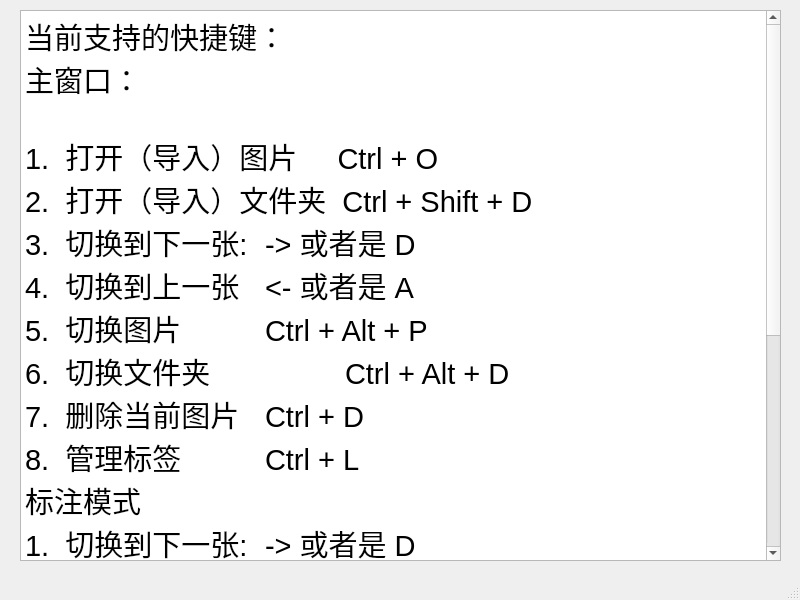
<?xml version="1.0" encoding="UTF-8"?>
<ui version="4.0">
 <class>helpAndCheck</class>
 <widget class="QMainWindow" name="helpAndCheck">
  <property name="geometry">
   <rect>
    <x>0</x>
    <y>0</y>
    <width>800</width>
    <height>600</height>
   </rect>
  </property>
  <property name="windowTitle">
   <string>MainWindow</string>
  </property>
  <widget class="QWidget" name="centralwidget">
   <widget class="QTextBrowser" name="textBrowser">
    <property name="geometry">
     <rect>
      <x>20</x>
      <y>10</y>
      <width>761</width>
      <height>551</height>
     </rect>
    </property>
    <property name="html">
     <string>&lt;!DOCTYPE HTML PUBLIC &quot;-//W3C//DTD HTML 4.0//EN&quot; &quot;http://www.w3.org/TR/REC-html40/strict.dtd&quot;&gt;
&lt;html&gt;&lt;head&gt;&lt;meta name=&quot;qrichtext&quot; content=&quot;1&quot; /&gt;&lt;meta charset=&quot;utf-8&quot; /&gt;&lt;style type=&quot;text/css&quot;&gt;
p, li { white-space: pre-wrap; }
hr { height: 1px; border-width: 0; }
li.unchecked::marker { content: &quot;\2610&quot;; }
li.checked::marker { content: &quot;\2612&quot;; }
&lt;/style&gt;&lt;/head&gt;&lt;body style=&quot; font-family:'Microsoft YaHei UI'; font-size:9pt; font-weight:400; font-style:normal;&quot;&gt;
&lt;p style=&quot; margin-top:0px; margin-bottom:0px; margin-left:0px; margin-right:0px; -qt-block-indent:0; text-indent:0px;&quot;&gt;&lt;span style=&quot; font-size:22pt;&quot;&gt;当前支持的快捷键：&lt;/span&gt;&lt;/p&gt;
&lt;p style=&quot; margin-top:0px; margin-bottom:0px; margin-left:0px; margin-right:0px; -qt-block-indent:0; text-indent:0px;&quot;&gt;&lt;span style=&quot; font-size:22pt;&quot;&gt;主窗口：&lt;/span&gt;&lt;/p&gt;
&lt;p style=&quot;-qt-paragraph-type:empty; margin-top:0px; margin-bottom:0px; margin-left:0px; margin-right:0px; -qt-block-indent:0; text-indent:0px; font-size:22pt;&quot;&gt;&lt;br /&gt;&lt;/p&gt;
&lt;p style=&quot; margin-top:0px; margin-bottom:0px; margin-left:0px; margin-right:0px; -qt-block-indent:0; text-indent:0px;&quot;&gt;&lt;span style=&quot; font-size:22pt;&quot;&gt;1.  打开（导入）图片     Ctrl + O&lt;/span&gt;&lt;/p&gt;
&lt;p style=&quot; margin-top:0px; margin-bottom:0px; margin-left:0px; margin-right:0px; -qt-block-indent:0; text-indent:0px;&quot;&gt;&lt;span style=&quot; font-size:22pt;&quot;&gt;2.  打开（导入）文件夹  Ctrl + Shift + D&lt;/span&gt;&lt;/p&gt;
&lt;p style=&quot; margin-top:0px; margin-bottom:0px; margin-left:0px; margin-right:0px; -qt-block-indent:0; text-indent:0px;&quot;&gt;&lt;span style=&quot; font-size:22pt;&quot;&gt;3.  切换到下一张: 	-&amp;gt; 或者是 D&lt;/span&gt;&lt;/p&gt;
&lt;p style=&quot; margin-top:0px; margin-bottom:0px; margin-left:0px; margin-right:0px; -qt-block-indent:0; text-indent:0px;&quot;&gt;&lt;span style=&quot; font-size:22pt;&quot;&gt;4.  切换到上一张	&amp;lt;- 或者是 A&lt;/span&gt;&lt;/p&gt;
&lt;p style=&quot; margin-top:0px; margin-bottom:0px; margin-left:0px; margin-right:0px; -qt-block-indent:0; text-indent:0px;&quot;&gt;&lt;span style=&quot; font-size:22pt;&quot;&gt;5.  切换图片		Ctrl + Alt + P&lt;/span&gt;&lt;/p&gt;
&lt;p style=&quot; margin-top:0px; margin-bottom:0px; margin-left:0px; margin-right:0px; -qt-block-indent:0; text-indent:0px;&quot;&gt;&lt;span style=&quot; font-size:22pt;&quot;&gt;6.  切换文件夹		Ctrl + Alt + D&lt;/span&gt;&lt;/p&gt;
&lt;p style=&quot; margin-top:0px; margin-bottom:0px; margin-left:0px; margin-right:0px; -qt-block-indent:0; text-indent:0px;&quot;&gt;&lt;span style=&quot; font-size:22pt;&quot;&gt;7.  删除当前图片	Ctrl + D&lt;/span&gt;&lt;/p&gt;
&lt;p style=&quot; margin-top:0px; margin-bottom:0px; margin-left:0px; margin-right:0px; -qt-block-indent:0; text-indent:0px;&quot;&gt;&lt;span style=&quot; font-size:22pt;&quot;&gt;8.  管理标签		Ctrl + L		&lt;/span&gt;&lt;/p&gt;
&lt;p style=&quot; margin-top:0px; margin-bottom:0px; margin-left:0px; margin-right:0px; -qt-block-indent:0; text-indent:0px;&quot;&gt;&lt;span style=&quot; font-size:22pt;&quot;&gt;标注模式&lt;/span&gt;&lt;/p&gt;
&lt;p style=&quot; margin-top:0px; margin-bottom:0px; margin-left:0px; margin-right:0px; -qt-block-indent:0; text-indent:0px;&quot;&gt;&lt;span style=&quot; font-size:22pt;&quot;&gt;1.  切换到下一张: 	-&amp;gt; 或者是 D&lt;/span&gt;&lt;/p&gt;
&lt;p style=&quot; margin-top:0px; margin-bottom:0px; margin-left:0px; margin-right:0px; -qt-block-indent:0; text-indent:0px;&quot;&gt;&lt;span style=&quot; font-size:22pt;&quot;&gt;2.  切换到上一张	&amp;lt;- 或者是 A&lt;/span&gt;&lt;/p&gt;
&lt;p style=&quot; margin-top:0px; margin-bottom:0px; margin-left:0px; margin-right:0px; -qt-block-indent:0; text-indent:0px;&quot;&gt;&lt;span style=&quot; font-size:22pt;&quot;&gt;（注意这里就不允许更换图片了）&lt;/span&gt;&lt;/p&gt;
&lt;p style=&quot; margin-top:0px; margin-bottom:0px; margin-left:0px; margin-right:0px; -qt-block-indent:0; text-indent:0px;&quot;&gt;&lt;span style=&quot; font-size:22pt;&quot;&gt;实际标注界面&lt;/span&gt;&lt;/p&gt;
&lt;p style=&quot; margin-top:0px; margin-bottom:0px; margin-left:0px; margin-right:0px; -qt-block-indent:0; text-indent:0px;&quot;&gt;&lt;span style=&quot; font-size:22pt;&quot;&gt;1. 下一张（若选择了默认路径就直接按照默认的保存方式保存到自己选择的默认的文件夹）			-&amp;gt; &lt;/span&gt;&lt;/p&gt;
&lt;p style=&quot; margin-top:0px; margin-bottom:0px; margin-left:0px; margin-right:0px; -qt-block-indent:0; text-indent:0px;&quot;&gt;&lt;span style=&quot; font-size:22pt;&quot;&gt;2. 保存图片和标签	Ctrl + S&lt;/span&gt;&lt;/p&gt;
&lt;p style=&quot; margin-top:0px; margin-bottom:0px; margin-left:0px; margin-right:0px; -qt-block-indent:0; text-indent:0px;&quot;&gt;&lt;span style=&quot; font-size:22pt;&quot;&gt;3. 撤销上一次标注	Ctrl + Z&lt;/span&gt;&lt;/p&gt;
&lt;p style=&quot;-qt-paragraph-type:empty; margin-top:0px; margin-bottom:0px; margin-left:0px; margin-right:0px; -qt-block-indent:0; text-indent:0px; font-size:22pt;&quot;&gt;&lt;br /&gt;&lt;/p&gt;
&lt;p style=&quot;-qt-paragraph-type:empty; margin-top:0px; margin-bottom:0px; margin-left:0px; margin-right:0px; -qt-block-indent:0; text-indent:0px;&quot;&gt;&lt;br /&gt;&lt;/p&gt;
&lt;p style=&quot;-qt-paragraph-type:empty; margin-top:0px; margin-bottom:0px; margin-left:0px; margin-right:0px; -qt-block-indent:0; text-indent:0px;&quot;&gt;&lt;br /&gt;&lt;/p&gt;&lt;/body&gt;&lt;/html&gt;</string>
    </property>
   </widget>
  </widget>
  <widget class="QMenuBar" name="menubar">
   <property name="geometry">
    <rect>
     <x>0</x>
     <y>0</y>
     <width>800</width>
     <height>17</height>
    </rect>
   </property>
  </widget>
  <widget class="QStatusBar" name="statusbar"/>
 </widget>
 <resources/>
 <connections/>
</ui>
